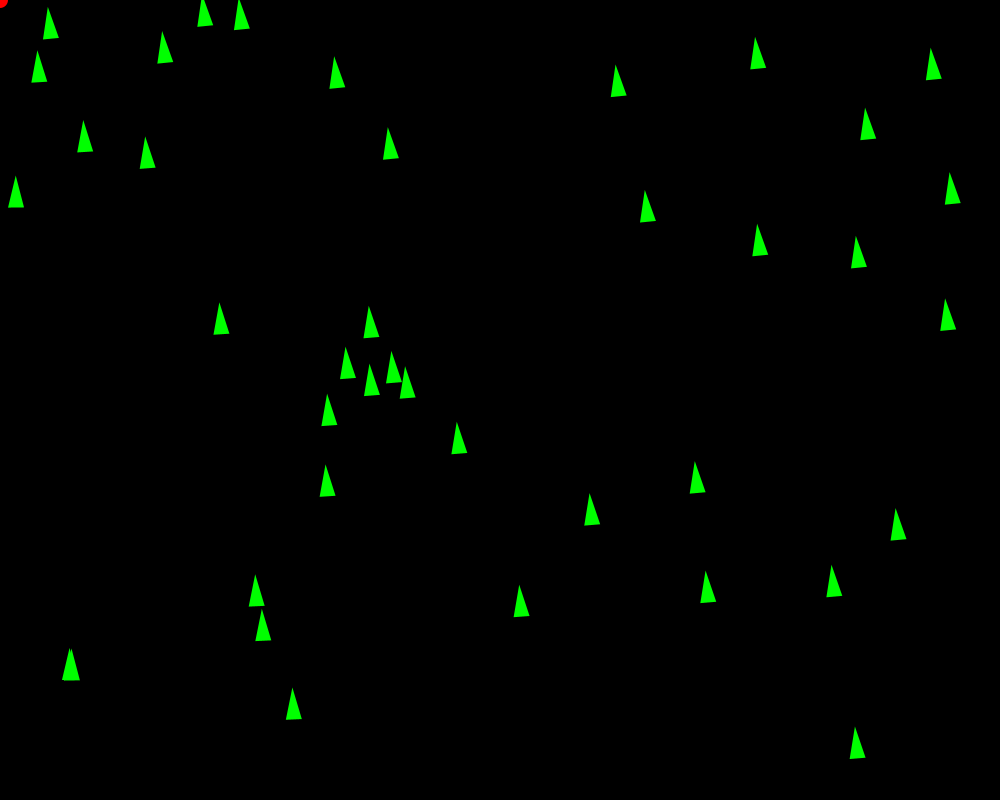
Frame 1 (no input)
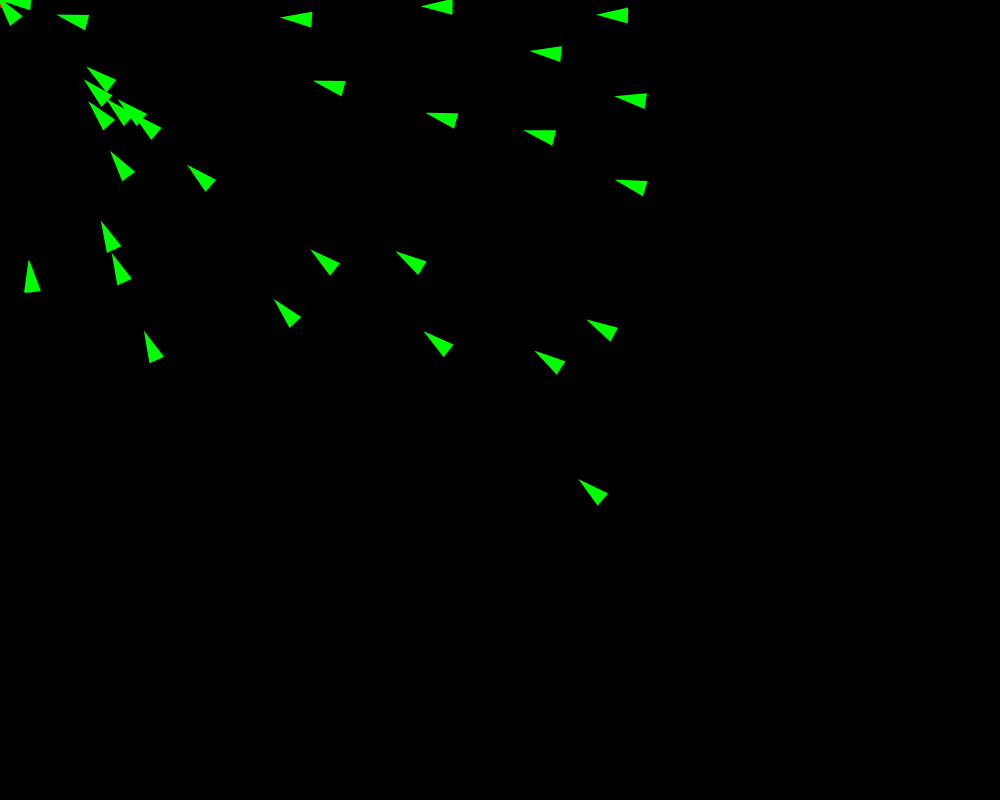
Frame 60 (the mouse pressed at the canvas centre just before this capture)
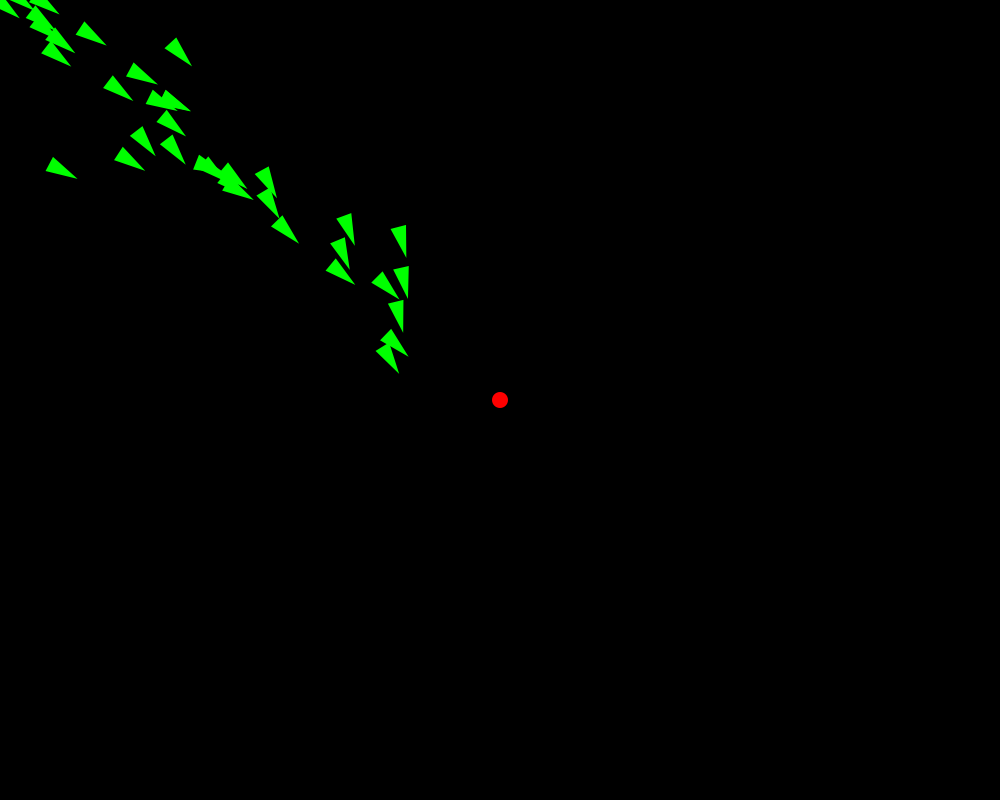
Frame 120 (the mouse held since frame 60 and released just before this capture)

The Processing sketch that drew these frames (run headless with seeded random() and noise(); from frame 60 on, the mouse is pressed at the canvas centre):

// Processing sketch: NoC06_SteeringBehavior
// ── NoC06_SteeringBehavior.pde
Vehicle[] vehicles = new Vehicle[40];
int rad = 8;

void setup () {
  size(1000, 800);

  for (int i = 0; i < vehicles.length; i++) {
    vehicles[i] = new Vehicle(random(width), random(height));
  }
}

void draw () {
  background(0);

  // Attractor
  PVector mouse = new PVector(mouseX, mouseY);
  noStroke();
  fill(255, 0, 0);
  ellipse(mouse.x, mouse.y, rad * 2, rad * 2);

  // Vehicle
  for (Vehicle v : vehicles) {
    v.seek(mouse);
    v.arrive(mouse);
    v.update();
    v.show();
  }
}

// ── Vehicle.pde
class Vehicle {
  PVector pos;
  PVector acc;
  PVector vel;
  float r;
  float maxforce;
  float maxspeed;

  Vehicle (float x, float y) {
    this.pos = new PVector(x, y);
    this.vel = new PVector(0, -2);
    this.acc = new PVector(0, 0);
    this.r = rad;
    this.maxspeed = 8;
    this.maxforce = 0.1;
  }

  void applyForce (PVector force) {
    this.acc.add(force);
  }

  void arrive (PVector target) {
    PVector desired = PVector.sub(target, this.pos);
    float d = desired.mag();

    if (d < 100) {
      float m = map(d, this.r * 4, 100, 0, this.maxspeed);
      desired.setMag(m);
    } else {
      desired.setMag(this.maxspeed);
    }

    PVector steer = PVector.sub(desired, this.vel);
    steer.limit(this.maxforce);
    applyForce(steer);
  }

  void seek (PVector target) {
    PVector desired = PVector.sub(target, this.pos);
    desired.setMag(this.maxspeed);

    PVector steer = PVector.sub(desired, this.vel);
    steer.limit(this.maxforce);
    applyForce(steer);
  }

  void update () {
    this.vel.add(this.acc);
    this.vel.limit(this.maxspeed);
    this.pos.add(this.vel);
    this.acc.mult(0);
  }

  void show () {
    float theta = this.vel.heading() + PI/2;
    fill(0, 255, 0);
    noStroke();
    pushMatrix();
      translate(this.pos.x,this.pos.y);
      rotate(theta);
      beginShape();
        vertex(0, -this.r*2);
        vertex(-this.r, this.r*2);
        vertex(this.r, this.r*2);
      endShape(CLOSE);
    popMatrix();
  }
}
